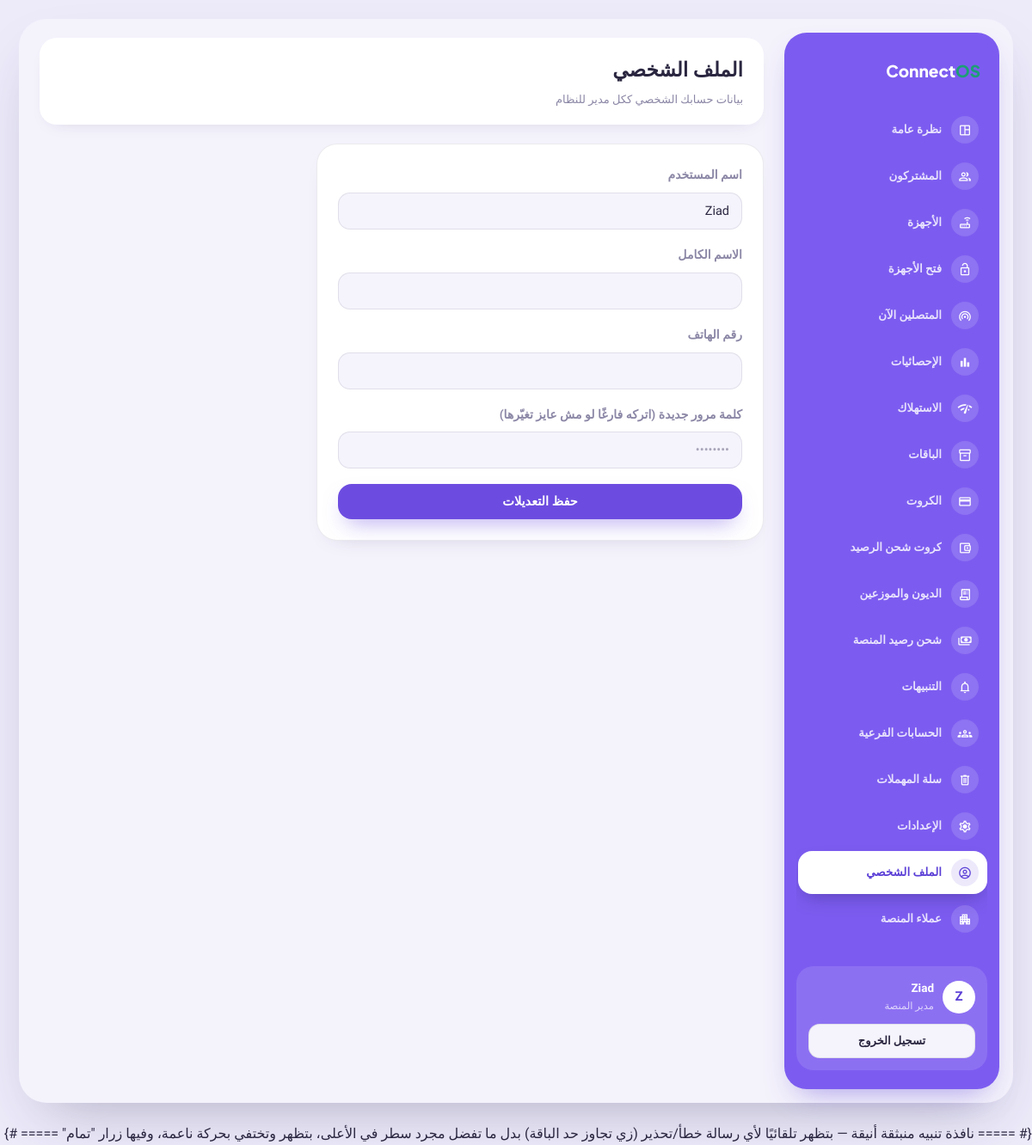
Screenshot of /dashboard/profile/ (signed in) with the database file from the repository.
### core/models.py (models this page shows, shortened)
class User(AbstractUser):
    ROLE_CHOICES = [
        ("owner", "مالك الشركة"),
        ("admin", "مدير"),
        ("support", "دعم فني"),
        ("platform_admin", "مدير المنصة"),
    ]
    company = models.ForeignKey(
        Company, on_delete=models.CASCADE, related_name="users",
        verbose_name="الشركة", null=True, blank=True,
    )
    role = models.CharField("الصلاحية", max_length=20, choices=ROLE_CHOICES, default="owner")
    phone = models.CharField("رقم الهاتف", max_length=20, blank=True)
    last_login_ip = models.GenericIPAddressField("آخر IP دخول", null=True, blank=True)
    class Meta:
        verbose_name = "مستخدم"
        verbose_name_plural = "المستخدمون"

### dashboard/views.py (the view, shortened to what this page needs)
# urls.py: path("profile/", views.profile_view, name="profile"),
@login_required
def profile_view(request):
    from django.contrib import messages
    from django.contrib.auth import update_session_auth_hash
    from django.contrib.auth.password_validation import validate_password
    from django.core.exceptions import ValidationError
    user = request.user
    return render(request, "dashboard/profile.html", {"u": user})

### core/context_processors.py (called while the page is built, shortened)
def company_status(request):
    user = getattr(request, "user", None)
    if not user or not getattr(user, "is_authenticated", False):
        return {}
    if not getattr(user, "company_id", None) or user.role == "platform_admin":
        return {}

### templates/dashboard/profile.html (shortened to what this page needs)
{% extends "base.html" %}
{% block page_title %}الملف الشخصي{% endblock %}
{% block page_crumb %}بيانات حسابك الشخصي ككل مدير للنظام{% endblock %}
{% block content %}
<div class="panel" style="max-width:520px;">
  <form method="post">
    <div class="form-group">
      <label>اسم المستخدم</label>
      <input class="field" type="text" value="{{ u.username }}" disabled>
    </div>
    <div class="form-group">
      <label>الاسم الكامل</label>
      <input class="field" type="text" name="full_name" value="{{ u.first_name }}">
    </div>
    <div class="form-group">
      <label>رقم الهاتف</label>
      <input class="field" type="text" name="phone" value="{{ u.phone }}">
    </div>
    <div class="form-group">
      <label>كلمة مرور جديدة (اتركه فارغًا لو مش عايز تغيّرها)</label>
      <input class="field" type="password" name="new_password" placeholder="••••••••">
    </div>
    <button type="submit" class="btn btn-primary btn-block">حفظ التعديلات</button>
  </form>
</div>
{% endblock %}

### templates/base.html (shortened to what this page needs)
{% load static %}
<!DOCTYPE html>
<html lang="ar" dir="rtl">
<head>
<link rel="stylesheet" href="{% static 'css/style.css' %}">
</head>
<body>
<div class="page-wrap">
<div class="shell">
  <aside class="sidebar no-print">
    <div class="sb-logo">Connect<span>OS</span></div>
    <nav class="sb-nav">
      <a href="{% url 'dashboard:home' %}" class="sb-link "><span class="sb-ico"><span class="material-symbols-outlined"></span></span><span class="sb-txt">نظرة عامة</span></a>
      <a href="{% url 'subscribers:list' %}" class="sb-link {% if 'subscribers' in request.path %}active{% endif %}"><span class="sb-ico"><span class="material-symbols-outlined">group</span></span><span class="sb-txt">المشتركون</span></a>
      <a href="{% url 'nas_manager:list' %}" class="sb-link "><span class="sb-ico"><span class="material-symbols-outlined"></span></span><span class="sb-txt">الأجهزة</span></a>
      <a href="{% url 'nas_manager:device_unlock_list' %}" class="sb-link {% if 'unlock' in request.path %}active{% endif %}"><span class="sb-ico"><span class="material-symbols-outlined">lock_open</span></span><span class="sb-txt">فتح الأجهزة</span></a>
      <a href="{% url 'radius_core:online_now' %}" class="sb-link {% if 'radius' in request.path %}active{% endif %}"><span class="sb-ico"><span class="material-symbols-outlined">wifi_tethering</span></span><span class="sb-txt">المتصلين الآن</span></a>
      <a href="{% url 'dashboard:statistics' %}" class="sb-link "><span class="sb-ico"><span class="material-symbols-outlined"></span></span><span class="sb-txt">الإحصائيات</span></a>
      <a href="{% url 'dashboard:consumption' %}" class="sb-link "><span class="sb-ico"><span class="material-symbols-outlined"></span></span><span class="sb-txt">الاستهلاك</span></a>
      <a href="{% url 'plans:list' %}" class="sb-link {% if 'plans' in request.path %}active{% endif %}"><span class="sb-ico"><span class="material-symbols-outlined">inventory_2</span></span><span class="sb-txt">الباقات</span></a>
      <a href="{% url 'vouchers:batch_list' %}" class="sb-link "><span class="sb-ico"><span class="material-symbols-outlined"></span></span><span class="sb-txt">الكروت</span></a>
      <a href="{% url 'vouchers:topup_batch_list' %}" class="sb-link {% if 'topup' in request.path %}active{% endif %}"><span class="sb-ico"><span class="material-symbols-outlined">account_balance_wallet</span></span><span class="sb-txt">كروت شحن الرصيد</span></a>
      <a href="{% url 'debts:reseller_list' %}" class="sb-link {% if 'debts' in request.path %}active{% endif %}"><span class="sb-ico"><span class="material-symbols-outlined">receipt_long</span></span><span class="sb-txt">الديون والموزعين</span></a>
      <a href="{% url 'payments:checkout' %}" class="sb-link {% if 'payments' in request.path %}active{% endif %}"><span class="sb-ico"><span class="material-symbols-outlined">payments</span></span><span class="sb-txt">شحن رصيد المنصة</span></a>
      <a href="{% url 'notifications:settings' %}" class="sb-link {% if 'notifications' in request.path %}active{% endif %}"><span class="sb-ico"><span class="material-symbols-outlined">notifications</span></span><span class="sb-txt">التنبيهات</span></a>
      <a href="{% url 'dashboard:team' %}" class="sb-link {% if 'team' in request.path %}active{% endif %}"><span class="sb-ico"><span class="material-symbols-outlined">groups</span></span><span class="sb-txt">الحسابات الفرعية</span></a>
      <a href="{% url 'dashboard:trash' %}" class="sb-link {% if 'trash' in request.path %}active{% endif %}"><span class="sb-ico"><span class="material-symbols-outlined">delete</span></span><span class="sb-txt">سلة المهملات</span></a>
      <a href="{% url 'dashboard:settings' %}" class="sb-link "><span class="sb-ico"><span class="material-symbols-outlined"></span></span><span class="sb-txt">الإعدادات</span></a>
      <a href="{% url 'dashboard:profile' %}" class="sb-link {% if request.resolver_match.url_name == 'profile' %}active{% endif %}"><span class="sb-ico"><span class="material-symbols-outlined">account_circle</span></span><span class="sb-txt">الملف الشخصي</span></a>
      {% if request.user.role == 'platform_admin' %}
      <a href="{% url 'dashboard:platform_overview' %}" class="sb-link {% if 'platform' in request.path %}active{% endif %}"><span class="sb-ico"><span class="material-symbols-outlined">apartment</span></span><span class="sb-txt">عملاء المنصة</span></a>
      {% endif %}
    </nav>
    <div class="sb-spacer"></div>
    <div class="sb-user">
      <div class="sb-user-row">
        <div class="u-avatar">{{ request.user.get_full_name|default:request.user.username|first|upper }}</div>
        <div class="u-info">
          <div class="u-name">{{ request.user.get_full_name|default:request.user.username }}</div>
          <div class="u-role">{{ request.user.get_role_display }}</div>
        </div>
      </div>
      <a href="{% url 'core:logout' %}" class="btn btn-ghost btn-sm btn-block">تسجيل الخروج</a>
    </div>
  </aside>
  <main class="main">
    <div class="topbar">
      <div>
        <h1>{% block page_title %}{% endblock %}</h1>
        <div class="crumb">{% block page_crumb %}{% endblock %}</div>
      </div>
    </div>
    {% block content %}{% endblock %}
  </main>
</div>
</div>
{# ===== نافذة تنبيه منبثقة أنيقة — بتظهر تلقائيًا لأي رسالة خطأ/تحذير (زي تجاوز حد الباقة)
      بدل ما تفضل مجرد سطر في الأعلى، بتظهر وتختفي بحركة ناعمة، وفيها زرار "تمام" ===== #}
</body>
</html>

### rows the page displays
User: user.get_full_name|first "Z", user.get_full_name "Ziad", user.role "مدير المنصة", username "Ziad"
